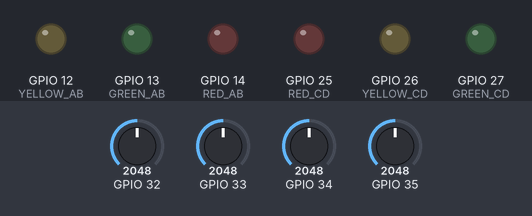
A sketch run on a simulated ESP32. Shown: output pins drawn as LEDs (lit = HIGH). The inputs (shaded band) are chosen by the test bench; at power-on: GPIO 32 = 2048, GPIO 34 = 2048, GPIO 35 = 2048, GPIO 33 = 2048. WiFi joins after 1.5 s; servers stay silent unless stated; what the sketch prints to the serial monitor is not drawn.

Above: at 3.0 s.
3.1 s: GPIO 32 set to 2012
At 4.9 s:
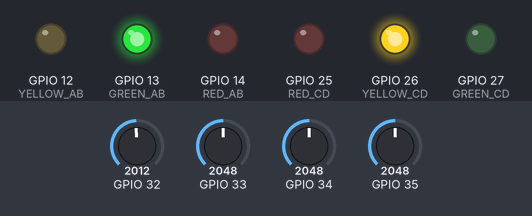
5.3 s: GPIO 34 set to 1998
At 6.4 s:
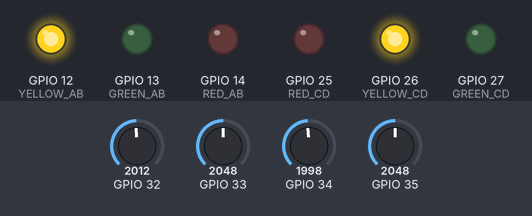
7.3 s: GPIO 32 set to 2866
At 9.0 s:
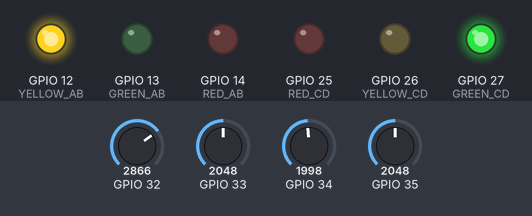
9.3 s: GPIO 35 set to 2155
At 10.7 s:
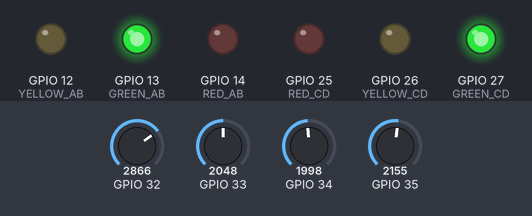
11.3 s: GPIO 32 set to 122
At 12.2 s:
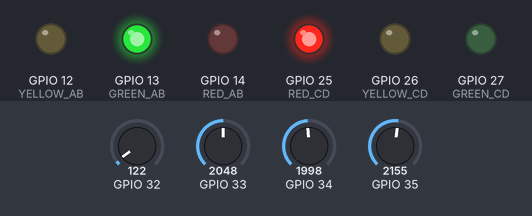
13.3 s: GPIO 34 set to 1228
At 15.0 s:
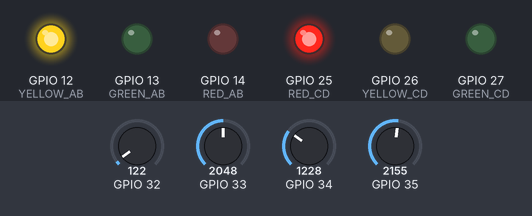
Timing chart, 0 to 16.3 s (numbered marks = the images above; inputs shaded):
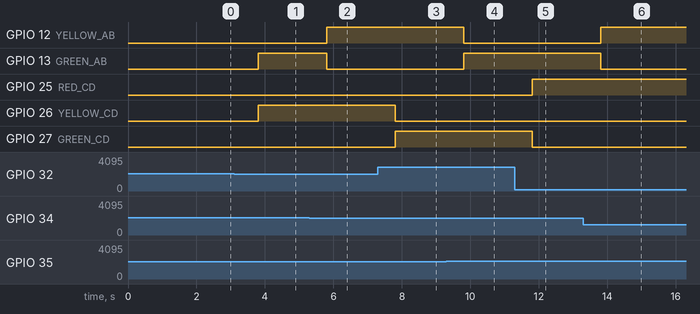

Measured:
- the behaviour switches between 2048 and 2047 on GPIO 32 (found by bisection; images 0 and 1)
- the behaviour switches between 2047 and 2046 on GPIO 34 (found by bisection; images 1 and 2)
- the behaviour switches between 2096 and 2097 on GPIO 35 (found by bisection; images 3 and 4)
- after the input at 3.1 s, GPIO 26 (YELLOW_CD): LOW → HIGH after 0.71 s; GPIO 27 (GREEN_CD): stays LOW (without the input it goes to HIGH after 0.71 s)
- after the input at 5.3 s, GPIO 12 (YELLOW_AB): LOW → HIGH after 0.51 s; GPIO 13 (GREEN_AB): HIGH → LOW after 0.51 s
- after the input at 7.3 s, GPIO 26 (YELLOW_CD): HIGH → LOW after 0.51 s; GPIO 27 (GREEN_CD): LOW → HIGH after 0.51 s
- after the input at 9.3 s, GPIO 12 (YELLOW_AB): HIGH → LOW after 0.51 s; GPIO 13 (GREEN_AB): LOW → HIGH after 0.51 s
- after the input at 11.3 s, GPIO 25 (RED_CD): LOW → HIGH after 0.51 s; GPIO 27 (GREEN_CD): HIGH → LOW after 0.51 s
- after the input at 13.3 s, GPIO 12 (YELLOW_AB): LOW → HIGH after 0.51 s; GPIO 13 (GREEN_AB): HIGH → LOW after 0.51 s

The sketch:

Solar_Farm.ino
```cpp
/***************************************************
 * Smart Energy Panel Monitor (6.9V Solar Panels)
 * Panels: A,B,C Voltage, D Current
 * LED: AB combined, C only
 ***************************************************/

#define BLYNK_TEMPLATE_ID ""
#define BLYNK_TEMPLATE_NAME "Solar Farm"
#define BLYNK_AUTH_TOKEN ""

#include <WiFi.h>
#include <WebServer.h>
#include <BlynkSimpleEsp32.h>

// Wi-Fi
char ssid[] = "Vishnu's24";
char pass[] = "223334444";

// Pins
#define VOLTAGE_A 34
#define VOLTAGE_B 35
#define VOLTAGE_C 32
#define CURRENT_D 33

#define RED_AB 14
#define YELLOW_AB 12
#define GREEN_AB 13

#define RED_CD 25
#define YELLOW_CD 26
#define GREEN_CD 27

BlynkTimer timer;
WebServer server(80);

// ---------------- Voltage & Current Reading ----------------
float readVoltage(int pin) {
  int raw = analogRead(pin);
  float voltage = (raw / 4095.0) * 10.0; // 6.9V panels, sensorMax 10V
  return voltage;
}

float readCurrent(int pin) {
  int raw = analogRead(pin);
  float voltage = (raw / 4095.0) * 5.0;
  float current = (voltage - 2.5) / 0.185; // ACS712 5A
  if(current < 0) current = 0; // ignore small negatives
  return current;
}

// ---------------- LED Control ----------------
String statusAB, statusC;

void updateLEDs(float voltageA, float voltageB, float voltageC) {
  // AB Combined
  float combinedAB = (voltageA + voltageB) / 2.0;
  if(combinedAB <= 1.0){
    digitalWrite(RED_AB,HIGH); digitalWrite(YELLOW_AB,LOW); digitalWrite(GREEN_AB,LOW);
    statusAB = "RED: No Voltage";
  } else if(combinedAB < 5.0){
    digitalWrite(RED_AB,LOW); digitalWrite(YELLOW_AB,HIGH); digitalWrite(GREEN_AB,LOW);
    statusAB = "YELLOW: Low Voltage";
  } else {
    digitalWrite(RED_AB,LOW); digitalWrite(YELLOW_AB,LOW); digitalWrite(GREEN_AB,HIGH);
    statusAB = "GREEN: Normal";
  }

  // C Only
  if(voltageC <= 1.0){
    digitalWrite(RED_CD,HIGH); digitalWrite(YELLOW_CD,LOW); digitalWrite(GREEN_CD,LOW);
    statusC = "RED: No Voltage";
  } else if(voltageC < 5.0){
    digitalWrite(RED_CD,LOW); digitalWrite(YELLOW_CD,HIGH); digitalWrite(GREEN_CD,LOW);
    statusC = "YELLOW: Low Voltage";
  } else {
    digitalWrite(RED_CD,LOW); digitalWrite(YELLOW_CD,LOW); digitalWrite(GREEN_CD,HIGH);
    statusC = "GREEN: Normal";
  }
}

// ---------------- Send Data ----------------
void sendData() {
  float voltageA = readVoltage(VOLTAGE_A);
  float voltageB = readVoltage(VOLTAGE_B);
  float voltageC = readVoltage(VOLTAGE_C);
  float currentD = readCurrent(CURRENT_D);

  Blynk.virtualWrite(V0, voltageA);
  Blynk.virtualWrite(V1, voltageB);
  Blynk.virtualWrite(V2, voltageC);
  Blynk.virtualWrite(V3, currentD);

  updateLEDs(voltageA, voltageB, voltageC);

  Blynk.virtualWrite(V4, statusAB);
  Blynk.virtualWrite(V5, statusC);

  Serial.printf("A: %.2f V | B: %.2f V | C: %.2f V | D Current: %.2f A\n", voltageA, voltageB, voltageC, currentD);
}

// ---------------- API ----------------
void handleAPI(){
  float voltageA = readVoltage(VOLTAGE_A);
  float voltageB = readVoltage(VOLTAGE_B);
  float voltageC = readVoltage(VOLTAGE_C);
  float currentD = readCurrent(CURRENT_D);

  String json = "{";
  json += "\"PanelA_Voltage\":" + String(voltageA,2) + ",";
  json += "\"PanelB_Voltage\":" + String(voltageB,2) + ",";
  json += "\"PanelC_Voltage\":" + String(voltageC,2) + ",";
  json += "\"PanelD_Current\":" + String(currentD,2) + ",";
  json += "\"Status_PanelAB\":\"" + statusAB + "\",";
  json += "\"Status_PanelC\":\"" + statusC + "\"";
  json += "}";

  server.send(200,"application/json",json);
}

// ---------------- Setup ----------------
void setup() {
  Serial.begin(115200);

  pinMode(RED_AB,OUTPUT); pinMode(YELLOW_AB,OUTPUT); pinMode(GREEN_AB,OUTPUT);
  pinMode(RED_CD,OUTPUT); pinMode(YELLOW_CD,OUTPUT); pinMode(GREEN_CD,OUTPUT);

  WiFi.begin(ssid,pass);
  Serial.print("Connecting WiFi");
  while(WiFi.status()!=WL_CONNECTED){delay(500); Serial.print(".");}
  Serial.println("\nWi-Fi Connected! IP: "); Serial.println(WiFi.localIP());

  Blynk.begin(BLYNK_AUTH_TOKEN,ssid,pass);

  server.on("/api",handleAPI);
  server.begin();
  Serial.println("API Ready");

  timer.setInterval(2000L, sendData);
}

// ---------------- Loop ----------------
void loop(){
  Blynk.run();
  timer.run();
  server.handleClient();
}
```
